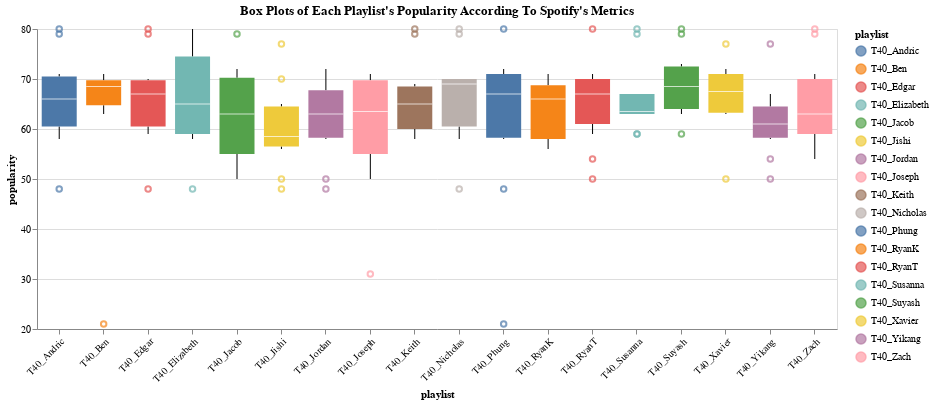

Write notebook code for a chart like this one.
### Code cell
alt.Chart(multiple_playlist_df).mark_boxplot(size=35, extent=0.5).encode(
    alt.X('playlist:O', axis=alt.Axis(labelAngle=-45)),
    y=alt.Y("popularity:Q",scale=alt.Scale(zero=False)),
    color = alt.Color('playlist')
).properties(width = 800, title = "Box Plots of Each Playlist's Popularity According To Spotify's Metrics")

### Figure 1 — Vega-Lite specification as saved in the notebook (floating-point values rounded to 4 significant figures; data arrays with more than 128 entries replaced by an {"elided": "..."} marker saying what was removed)
{"config": {"view": {"continuousWidth": 400, "continuousHeight": 300}}, "data": {"name": "data-49ed6b273437a1adae07fb07fbfd68e0"}, "mark": {"type": "boxplot", "extent": 0.5, "size": 35}, "encoding": {"color": {"type": "nominal", "field": "playlist"}, "x": {"type": "ordinal", "axis": {"labelAngle": -45}, "field": "playlist"}, "y": {"type": "quantitative", "field": "popularity", "scale": {"zero": false}}}, "title": "Box Plots of Each Playlist's Popularity According To Spotify's Metrics", "width": 800, "$schema": "https://vega.github.io/schema/vega-lite/v4.8.1.json", "datasets": {"data-49ed6b273437a1adae07fb07fbfd68e0": {"elided": "181 records"}}}
